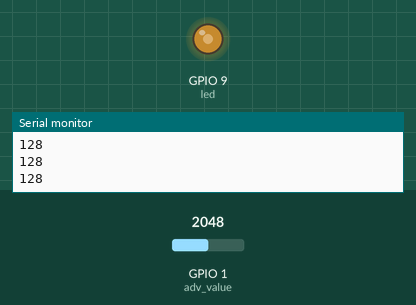
Simulated run of this sketch. Board: ESP32-S3. On the bench: output pins drawn as LEDs (lit = HIGH), the last lines printed to the serial monitor. The test bench sets the inputs (shaded band); at power-on: GPIO 1 (adv_value) = 2048.

Above: at 1.2 s.
1.3 s: GPIO 1 (adv_value) set to 2866
At 1.6 s:
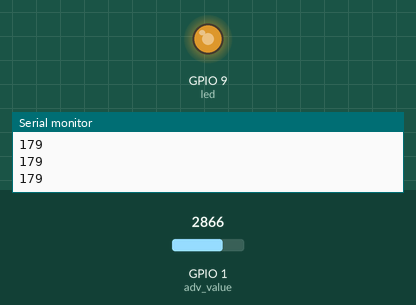
2.8 s: GPIO 1 (adv_value) set to 3603
At 4.0 s:
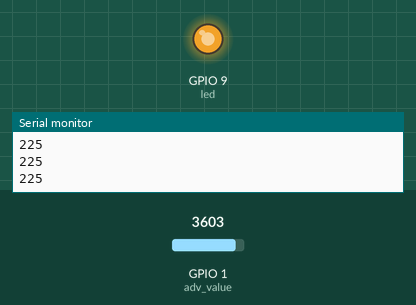
4.3 s: GPIO 1 (adv_value) set to 491
At 5.4 s:
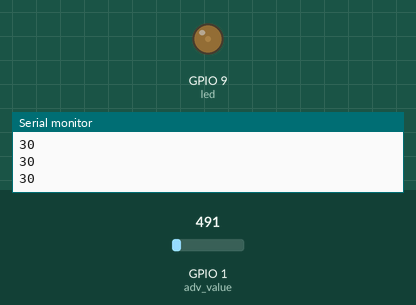
5.8 s: GPIO 1 (adv_value) set to 0
At 6.3 s:
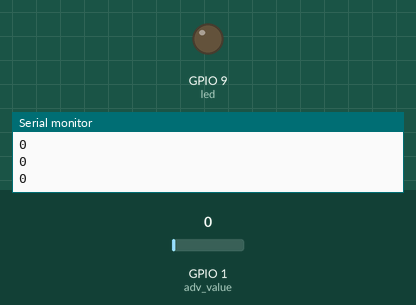
Timing chart, 0 to 8.3 s (numbered marks = the images above; inputs shaded):
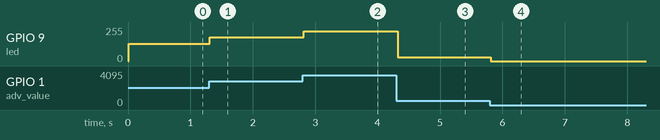

The sketch:

LED_ADV.ino
```cpp
//led와 가변저항
#define led 9
#define adv_value 1


void setup()
{
  Serial.begin(115200);
  pinMode(led,OUTPUT);
  Serial.println("가변저항을 돌리세요");

}

void loop()
{
  int value = analogRead(adv_value);
  int brightness;
  brightness=value/16;
  Serial.printf("%d\n",brightness);
  delay(10);
  analogWrite(led,brightness);


}
```

Measured:
- after the input at 1.3 s, GPIO 9 (led): 128/255 → 179/255 at once
- after the input at 2.8 s, GPIO 9 (led): 179/255 → 225/255 at once
- after the input at 4.3 s, GPIO 9 (led): 225/255 → 30/255 at once
- after the input at 5.8 s, GPIO 9 (led): 30/255 → 0/255 at once
